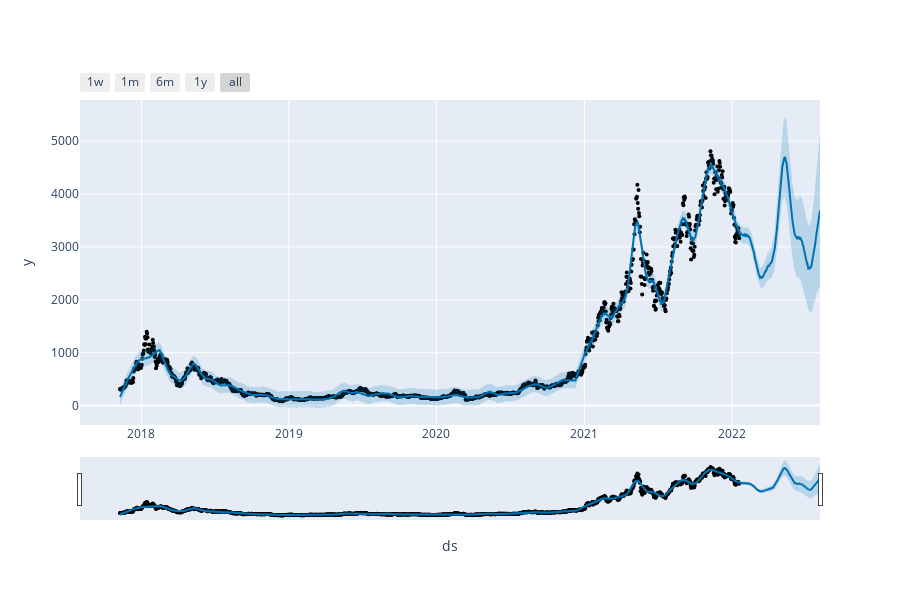

Here is the notebook cell this chart was saved with:
### Code cell
plot_plotly(m, forecast)

### Figure 1 — Plotly figure (JSON) as saved in the notebook; plotly's stock layout.template omitted (floating-point values rounded to 4 significant figures; data arrays with more than 128 entries replaced by an {"elided": "..."} marker saying what was removed)
{"data": [{"marker": {"color": "black", "size": 4}, "mode": "markers", "name": "Actual", "type": "scatter", "x": {"elided": "1533 str values"}, "y": {"elided": "1533 float values"}}, {"hoverinfo": "skip", "line": {"width": 0}, "mode": "lines", "type": "scatter", "x": {"elided": "1733 str values"}, "y": {"elided": "1733 float values"}}, {"fill": "tonexty", "fillcolor": "rgba(0, 114, 178, 0.2)", "line": {"color": "#0072B2", "width": 2}, "mode": "lines", "name": "Predicted", "type": "scatter", "x": {"elided": "1733 str values"}, "y": {"elided": "1733 float values"}}, {"fill": "tonexty", "fillcolor": "rgba(0, 114, 178, 0.2)", "hoverinfo": "skip", "line": {"width": 0}, "mode": "lines", "type": "scatter", "x": {"elided": "1733 str values"}, "y": {"elided": "1733 float values"}}], "layout": {"height": 600, "showlegend": false, "width": 900, "xaxis": {"rangeselector": {"buttons": [{"count": 7, "label": "1w", "step": "day", "stepmode": "backward"}, {"count": 1, "label": "1m", "step": "month", "stepmode": "backward"}, {"count": 6, "label": "6m", "step": "month", "stepmode": "backward"}, {"count": 1, "label": "1y", "step": "year", "stepmode": "backward"}, {"step": "all"}]}, "rangeslider": {"visible": true}, "title": {"text": "ds"}, "type": "date"}, "yaxis": {"title": {"text": "y"}}}}
